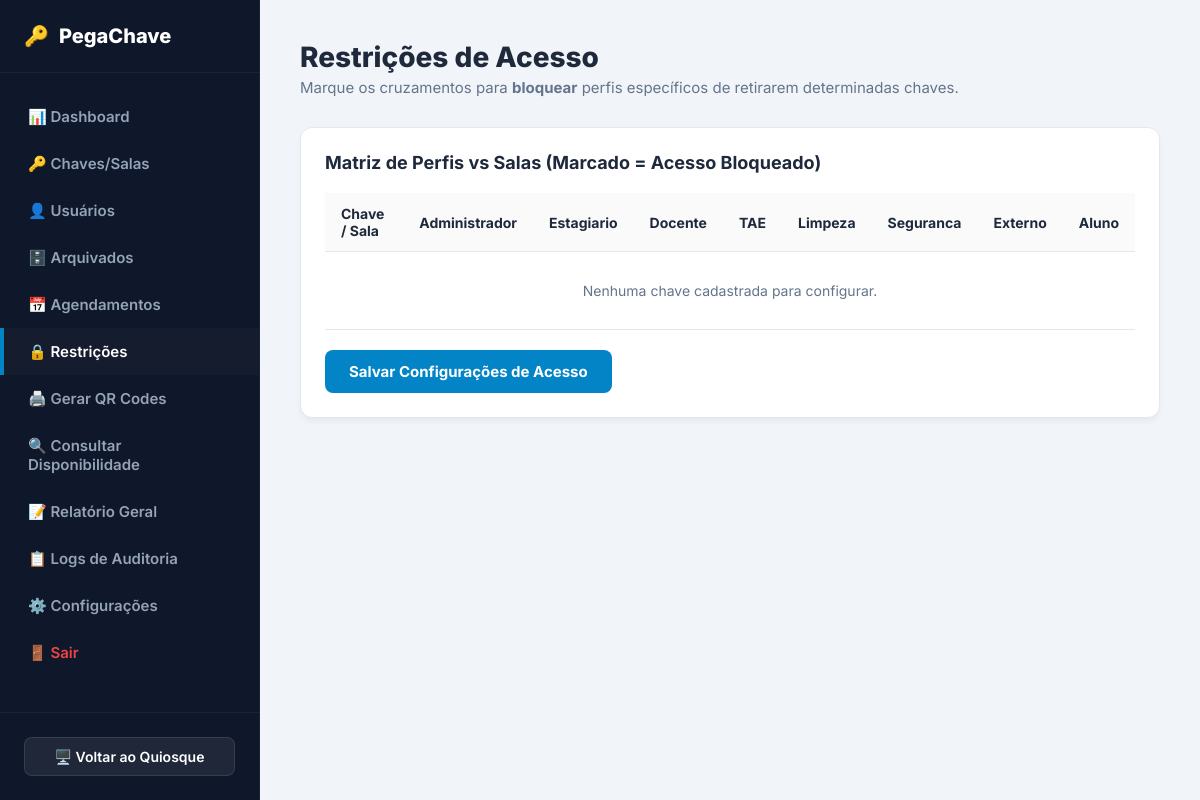
Page /admin/restricoes (signed in) on the earlier database version.
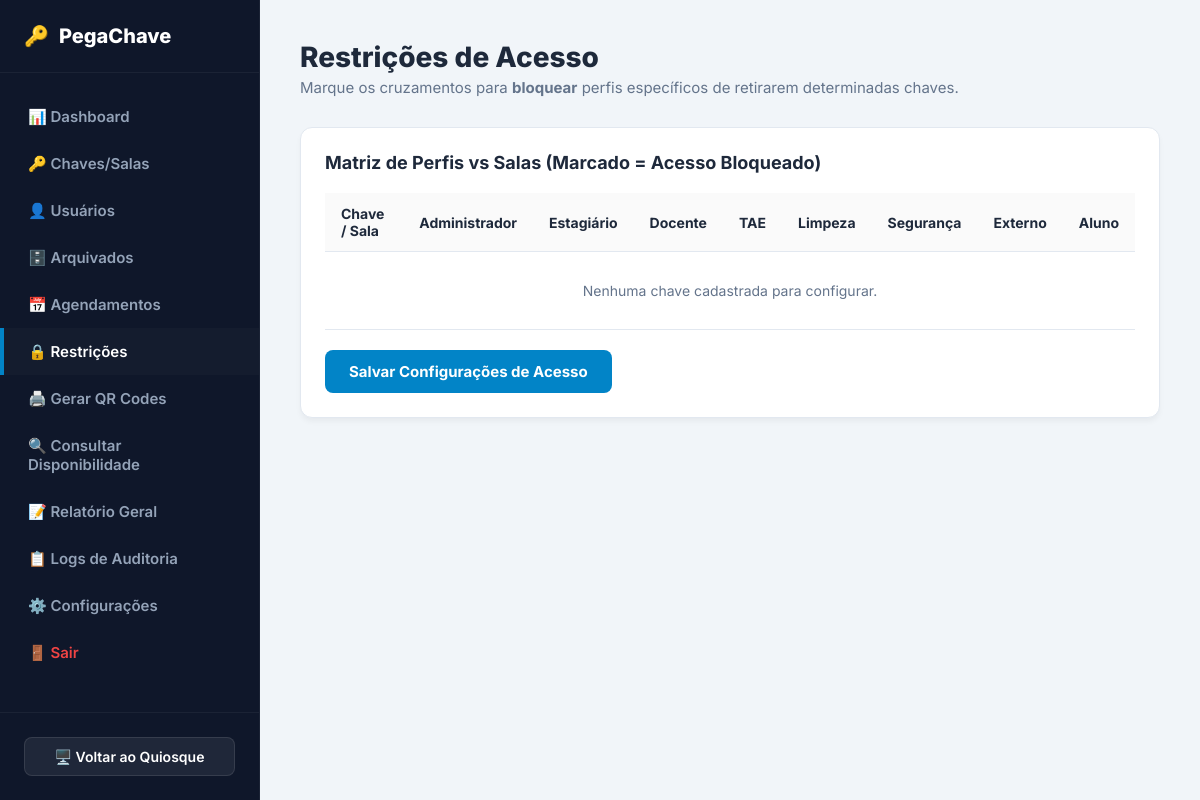
Same page on the later database version.
### tables this page shows
CREATE TABLE IF NOT EXISTS perfis (
    id INT AUTO_INCREMENT PRIMARY KEY,
    nome VARCHAR(50) NOT NULL UNIQUE
);

### api/db.php (called while the page is built, shortened)
<?php
$host = $_ENV['DB_HOST'] ?? getenv('DB_HOST') ?: '127.0.0.1';
$port = $_ENV['DB_PORT'] ?? getenv('DB_PORT') ?: '3306';
$db   = $_ENV['DB_NAME'] ?? getenv('DB_NAME') ?: 'controle_chaves';
$user = $_ENV['DB_USER'] ?? getenv('DB_USER') ?: 'root';
$pass = $_ENV['DB_PASS'] ?? getenv('DB_PASS') ?: '';
$charset = 'utf8mb4';
$dsn = "mysql:host=$host;dbname=$db;charset=$charset;port=$port";
$options = [
    PDO::ATTR_ERRMODE            => PDO::ERRMODE_EXCEPTION,
    PDO::ATTR_DEFAULT_FETCH_MODE => PDO::FETCH_ASSOC,
    PDO::ATTR_EMULATE_PREPARES   => false,
];
try {
     $pdo = new PDO($dsn, $user, $pass, $options);
     try {
         $stmtConfig = $pdo->query("SELECT chave, valor FROM configuracoes");
         if ($stmtConfig) {
             $configs = $stmtConfig->fetchAll(PDO::FETCH_KEY_PAIR);
         }
     } catch (\Exception $exConfig) {
     }
} catch (\PDOException $e) {
     echo json_encode(["status" => "error", "message" => "Erro na conexão com o banco de dados: " . $e->getMessage()]);
     exit;
}

### src/Controllers/AdminBaseController.php (called while the page is built, shortened)
<?php
class AdminBaseController {
    public function __construct() {
        require_once __DIR__ . '/../../api/db.php';
    }
}

### index.php (called while the page is built, shortened)
<?php
$router = new Router();
$router->get('/', 'QuiosqueController', 'index');
$router->get('/consulta', 'ConsultaController', 'index');
$router->get('/regras', 'RegrasController', 'index');
$router->post('/api/processar_scan', 'ScanController', 'processar');
$router->get('/admin', 'AdminDashboardController', 'index');
$router->get('/admin/chaves', 'AdminChavesController', 'index');
$router->post('/admin/chaves', 'AdminChavesController', 'index');
$router->get('/admin/usuarios', 'AdminUsuariosController', 'index');
$router->post('/admin/usuarios', 'AdminUsuariosController', 'index');
$router->get('/admin/usuarios_arquivados', 'AdminUsuariosArquivadosController', 'index');
$router->post('/admin/usuarios_arquivados', 'AdminUsuariosArquivadosController', 'index');
$router->get('/admin/reservas', 'AdminReservasController', 'index');
$router->post('/admin/reservas', 'AdminReservasController', 'index');
$router->get('/admin/restricoes', 'AdminRestricoesController', 'index');
$router->post('/admin/restricoes', 'AdminRestricoesController', 'index');
$router->get('/admin/relatorio', 'AdminRelatorioController', 'index');
$router->get('/admin/config', 'AdminConfigController', 'index');
$router->post('/admin/config', 'AdminConfigController', 'index');
$router->get('/admin/logs', 'AdminLogsController', 'index');
$router->get('/admin/gerar_qr', 'AdminGerarQrController', 'index');
$router->get('/admin/consulta', 'AdminConsultaController', 'index');
$router->get('/admin/operadores', 'AdminOperadoresController', 'index');
$router->post('/admin/operadores/create', 'AdminOperadoresController', 'create');
$router->post('/admin/operadores/update', 'AdminOperadoresController', 'update');
$router->post('/admin/operadores/delete', 'AdminOperadoresController', 'delete');
$router->dispatch($_SERVER['REQUEST_URI'], $_SERVER['REQUEST_METHOD']);

### src/Controllers/AdminRestricoesController.php (called while the page is built, shortened)
<?php
class AdminRestricoesController extends AdminBaseController {
    public function index() {
        global $pdo, $nome_escola, $cor_primaria, $cor_secundaria;
        $chaveRepository = new ChaveRepository($pdo);
        $restricaoRepository = new RestricaoRepository($pdo);
try {
    $perfis = $restricaoRepository->buscarPerfis();
    $chaves = $chaveRepository->buscarTodas();
} catch (\PDOException $e) {
    echo "Erro ao carregar dados: " . $e->getMessage();
    exit;
}
        require_once __DIR__ . '/../Views/admin_restricoes.php';
    }
}

### src/Models/BaseRepository.php (called while the page is built, shortened)
<?php
abstract class BaseRepository {
    public function __construct(PDO $pdo) {
        $this->pdo = $pdo;
    }
}

### src/Models/RestricaoRepository.php (called while the page is built, shortened)
<?php
class RestricaoRepository extends BaseRepository {
    public function buscarPerfis() {
        $stmt = $this->pdo->query("SELECT id, nome FROM perfis ORDER BY id ASC");
        return $stmt->fetchAll();
    }
}

### src/Views/admin_restricoes.php (the view, shortened to what this page needs)
<!DOCTYPE html>
<html lang="pt-BR">
<head>
    <link rel="stylesheet" href="api/admin_responsive.css">
</head>
<body>
    <aside id="admin-sidebar">
        <div class="sidebar-header">
            <span>🔑</span> PegaChave
        </div>
        <ul class="sidebar-menu">
            <li class="sidebar-item">
                <a href="<?= BASE_URL ?>/admin">📊 Dashboard</a>
            </li>
            <li class="sidebar-item">
                <a href="<?= BASE_URL ?>/admin/chaves">🔑 Chaves/Salas</a>
            </li>
            <li class="sidebar-item">
                <a href="<?= BASE_URL ?>/admin/usuarios">👤 Usuários</a>
            </li>
            <li class="sidebar-item">
                <a href="<?= BASE_URL ?>/admin/usuarios_arquivados">🗄️ Arquivados</a>
            </li>
            <li class="sidebar-item">
                <a href="<?= BASE_URL ?>/admin/reservas">📅 Agendamentos</a>
            </li>
            <li class="sidebar-item active">
                <a href="<?= BASE_URL ?>/admin/restricoes">🔒 Restrições</a>
            </li>
            <li class="sidebar-item">
                <a href="<?= BASE_URL ?>/admin/gerar_qr">🖨️ Gerar QR Codes</a>
            </li>
            <li class="sidebar-item">
                <a href="<?= BASE_URL ?>/admin/consulta">🔍 Consultar Disponibilidade</a>
            </li>
            <li class="sidebar-item">
                <a href="<?= BASE_URL ?>/admin/relatorio">📝 Relatório Geral</a>
            </li>
            <li class="sidebar-item">
                <a href="<?= BASE_URL ?>/admin/logs">📋 Logs de Auditoria</a>
            </li>
            <li class="sidebar-item">
                <a href="<?= BASE_URL ?>/admin/config">⚙️ Configurações</a>
            </li>
            <li class="sidebar-item">
                <a href="<?= BASE_URL ?>/admin_logout.php" style="color: #ef4444;">🚪 Sair</a>
            </li>
        </ul>
        <div class="sidebar-footer">
            <a href="<?= BASE_URL ?>/" class="btn-kiosk">🖥️ Voltar ao Quiosque</a>
        </div>
    </aside>
    <main>
        <div class="page-header">
            <div class="page-title">
                <h1>Restrições de Acesso</h1>
                <p>Marque os cruzamentos para <strong>bloquear</strong> perfis específicos de retirarem determinadas chaves.</p>
            </div>
        </div>
        <div class="content-card">
            <h2 class="card-title">Matriz de Perfis vs Salas (Marcado = Acesso Bloqueado)</h2>
            <form method="POST" action="<?= BASE_URL ?>/admin/restricoes">
                <div style="overflow-x: auto;">
                    <table>
                        <thead>
                            <tr>
                                <th>Chave / Sala</th>
                                <?php foreach ($perfis as $p): ?>
                                    <th style="text-align: center;"><?php echo htmlspecialchars($p['nome']); ?></th>
                                <?php endforeach; ?>
                            </tr>
                        </thead>
                        <tbody>
                            <?php if (empty($chaves)): ?>
                                <tr>
                                    <td colspan="<?php echo count($perfis) + 1; ?>" style="text-align: center; color: #64748b; padding: 30px;">
                                        Nenhuma chave cadastrada para configurar.
                                    </td>
                                </tr>
                            <?php endif; ?>
                        </tbody>
                    </table>
                </div>
                <button type="submit" class="btn-save">Salvar Configurações de Acesso</button>
            </form>
        </div>
    </main>
</body>
</html>

### src/Core/Router.php (shortened to what this page needs)
<?php
class Router {
    private array $routes = [];
    public function add($method, $path, $controller, $action) {
        $path = preg_replace('/\{([a-zA-Z0-9_]+)\}/', '(?P<\1>[a-zA-Z0-9_-]+)', $path);
        $this->routes[] = [
            'method' => strtoupper($method),
            'path' => "#^" . $path . "$#",
            'controller' => $controller,
            'action' => $action
        ];
    }
    public function dispatch($requestUri, $requestMethod) {
        $basePath = rtrim(dirname($_SERVER['SCRIPT_NAME']), '/\\');
        $uri = parse_url($requestUri, PHP_URL_PATH);
        if (strpos($uri, $basePath) === 0) {
            $uri = substr($uri, strlen($basePath));
        }
        foreach ($this->routes as $route) {
            if ($route['method'] === strtoupper($requestMethod) && preg_match($route['path'], $uri, $matches)) {
                $controllerClass = "App\\Controllers\\" . $route['controller'];
                if (class_exists($controllerClass)) {
                    $controllerInstance = new $controllerClass();
                    $action = $route['action'];
                    if (method_exists($controllerInstance, $action)) {
                        $params = array_filter($matches, 'is_string', ARRAY_FILTER_USE_KEY);
                        call_user_func_array([$controllerInstance, $action], $params);
                        return;
                    }
                }
            }
        }
    }
}

Differences in the rows shown:
changed perfis: nome "Estagiario" → "Estagiário"
changed perfis: nome "Seguranca" → "Segurança"
